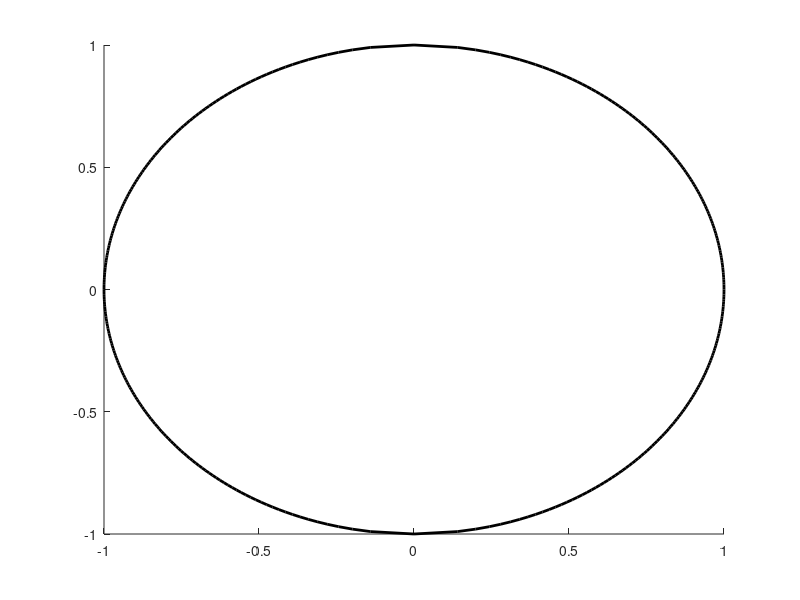

Source code (MATLAB):
close all

x = -1:0.01:1;

py = @(x) sqrt(1-x.^2);

figUc = figure('units','inch','Position',[0.5,0.5,3,2]);

    hold on
        plot(py(x),x,'k','LineWidth',2)
        plot(-py(x),x,'k','LineWidth',2)
    hold off

exportgraphics(figUc,'unit.pdf','ContentType','vector')
